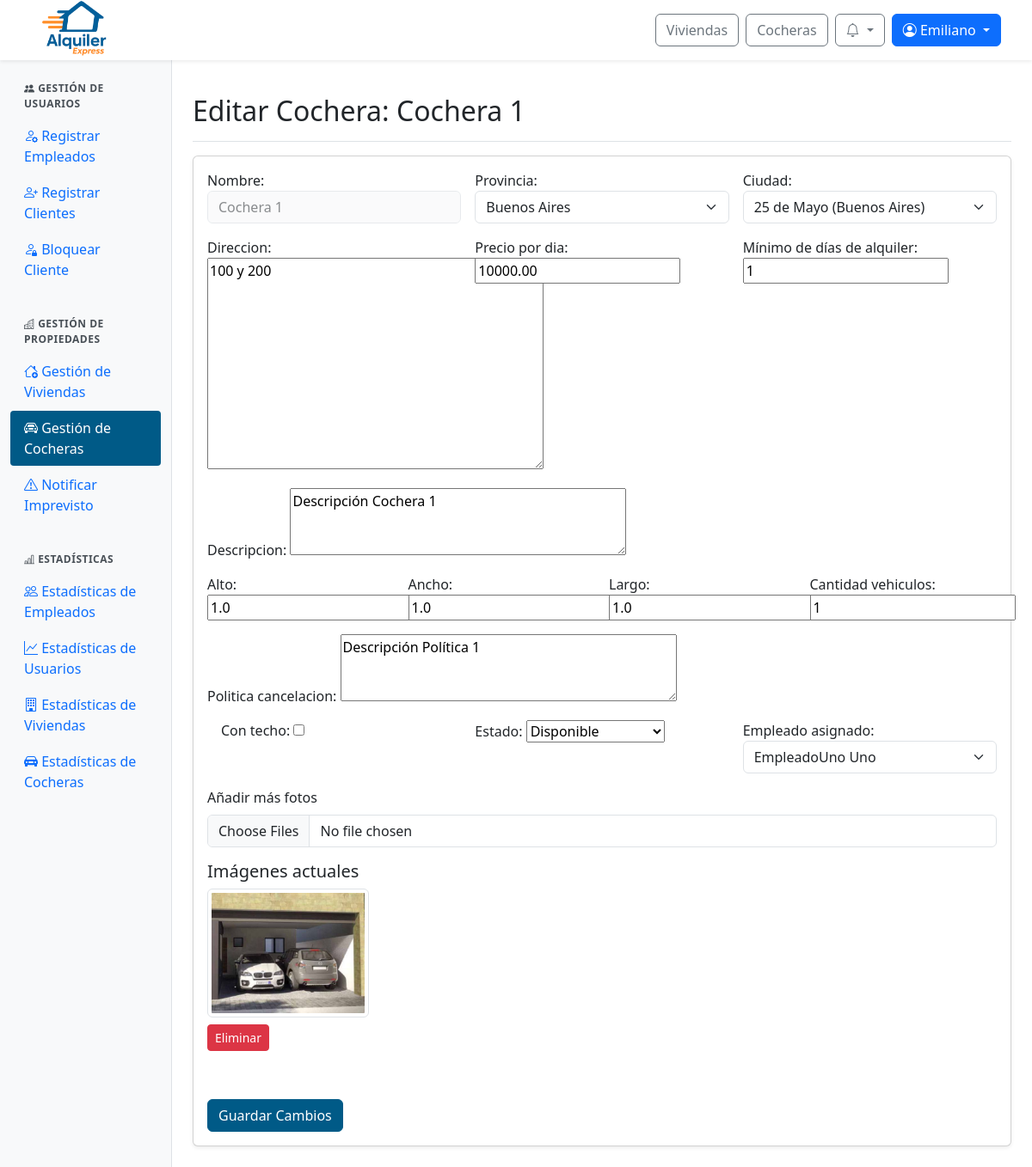
/panel/cocheras/editar/4/ (signed in), run on the app's committed database.
### web/models.py (models this page shows, shortened)
class Cochera(models.Model):
    id_cochera = models.AutoField(primary_key=True)
    nombre = models.CharField(max_length=100, unique=True)
    alto = models.FloatField()
    ancho = models.FloatField()
    largo = models.FloatField()
    cantidad_vehiculos = models.IntegerField()
    con_techo = models.BooleanField()
    descripcion = models.TextField()
    direccion = models.TextField()
    provincia = models.ForeignKey(Provincia, on_delete=models.SET_NULL, null=True)
    ciudad = models.ForeignKey(Ciudad, on_delete=models.SET_NULL, null=True)
    precio_por_dia = models.DecimalField(max_digits=10, decimal_places=2)
    politica_cancelacion = models.TextField()
    fecha_publicacion = models.DateField()
    estado = models.ForeignKey(Estado, on_delete=models.SET_NULL, null=True)
    empleado = models.ForeignKey(Perfil, null=True, blank=True, on_delete=models.SET_NULL)
    minimo_dias_alquiler = models.PositiveIntegerField(default=1, verbose_name="Mínimo de días de alquiler")

class Perfil(models.Model):
    id_perfil = models.AutoField(primary_key=True)
    usuario = models.OneToOneField(User, on_delete=models.CASCADE)
    dni = models.CharField(max_length=20)
    fecha_nacimiento = models.DateField(null=True, blank=True)

class CocheraImagen(models.Model):
    id_imagen = models.AutoField(primary_key=True)
    cochera = models.ForeignKey(Cochera, related_name='imagenes', on_delete=models.CASCADE)
    imagen = models.ImageField(upload_to='cocheras/')
    descripcion = models.CharField(max_length=255, blank=True)

### web/views/viewsAdminPropiedades.py (the view)
# urls.py: path('panel/cocheras/editar/<int:id_cochera>/', viewsAdminPropiedades.admin_cocheras_editar, name='admin_cocheras_editar'),
@login_required
@user_passes_test(is_admin)
def admin_cocheras_editar(request, id_cochera):
    cochera = get_object_or_404(Cochera, id_cochera=id_cochera)
    empleados = Perfil.objects.filter(usuario__groups__name="empleado").distinct()
    admins = Perfil.objects.filter(usuario__is_staff=True).distinct()
    perfiles_posibles = empleados | admins
    if cochera.empleado and cochera.empleado.pk not in perfiles_posibles.values_list('pk', flat=True):
        perfiles_posibles = perfiles_posibles | Perfil.objects.filter(pk=cochera.empleado.pk)
    if request.method == 'POST':
        form = CocheraForm(
            request.POST,
            request.FILES,
            instance=cochera,
            perfiles_empleados=perfiles_posibles  # ← AGREGAR ESTO
        )
        form.fields['empleado'].queryset = perfiles_posibles.distinct()  # ← AGREGAR ESTO
        if form.is_valid():
            form.save()
            for img in request.FILES.getlist('imagenes'):
                CocheraImagen.objects.create(
                    cochera=cochera,
                    imagen=img,
                    descripcion="Imagen de la cochera"
                )
            if request.headers.get('X-Requested-With') == 'XMLHttpRequest':
                return JsonResponse({'success': True, 'message': 'Cochera actualizada correctamente.'})
            messages.success(request, 'Cochera actualizada exitosamente.')
            return redirect('admin_cocheras_editar', id_cochera=cochera.id_cochera)  # ← CAMBIAR REDIRECT
        else:
            if request.headers.get('X-Requested-With') == 'XMLHttpRequest':
                return JsonResponse({
                    'success': False,
                    'message': 'Corrige los errores en el formulario.',
                    'errors': form.errors.get_json_data()
                }, status=400)
            messages.error(request, 'Por favor, corrige los errores en el formulario.')
    else:
        form = CocheraForm(instance=cochera, perfiles_empleados=perfiles_posibles)
        form.fields['empleado'].queryset = perfiles_posibles
    imagenes = cochera.imagenes.all()
    return render(request, 'admin/admin_cocheras_editar.html', {
        'form': form,
        'cochera': cochera,
        'imagenes': imagenes,  # ← AGREGAR ESTO
        'empleados': empleados,
        'admins': admins,
    })

### web/authentication.py (called while the page is built)
    def get_user(self, user_id):
        try:
            return User.objects.get(pk=user_id)
        except User.DoesNotExist:
            return None

### web/context_processors.py (called while the page is built)
def notifications(request):
    if request.user.is_authenticated:
        try:
            return {
                'notificaciones': request.user.perfil.notificacion_set.order_by('-fecha_creacion')[:10],
                'notificaciones_no_leidas': request.user.perfil.notificacion_set.filter(leido=False).count()
            }
        except Exception:
            return {}
    return {}

def is_client_context(request):
    return {'is_client': is_client(request.user)}

### web/models.py (called while the page is built)
    def __str__(self):
        return self.nombre

    def __str__(self):
        return self.nombre

    def __str__(self):
        return f"{self.nombre} ({self.provincia.nombre})"

### web/utils.py (called while the page is built)
def is_client(user):
    return user.is_authenticated and user.groups.filter(name="cliente").exists()

def is_admin(user):
    return user.is_authenticated and user.is_staff

### web/templates/admin/admin_cocheras_editar.html (shortened to what this page needs)
{% extends 'admin/admin_base.html' %}
{% load static %}
{% block admin_content %}
<div class="d-flex justify-content-between flex-wrap flex-md-nowrap align-items-center pt-3 pb-2 mb-3 border-bottom">
  <h1 class="h2">Editar Cochera: {{ cochera.nombre }}</h1>
</div>
<div class="card shadow-sm">
  <div class="card-body">
    <form method="post" id="cocheraForm" enctype="multipart/form-data">
      <div class="row g-3">
        <div class="col-md-4">
          {{ form.nombre.label_tag }}
          <input type="text" name="nombre" id="id_nombre" class="form-control bg-light text-muted" value="{{ form.nombre.value }}" readonly style="pointer-events: none; opacity: 0.7;">
        </div>
        <div class="col-md-4">
          {{ form.provincia.label_tag }}
          {{ form.provincia }}
        </div>
        <div class="col-md-4">
          {{ form.ciudad.label_tag }}
          {{ form.ciudad }}
        </div>
        <div class="col-md-4">
          {{ form.direccion.label_tag }}
          {{ form.direccion }}
        </div>
        <div class="col-md-4">
          {{ form.precio_por_dia.label_tag }}
          {{ form.precio_por_dia }}
        </div>
        <div class="col-md-4">
          {{ form.minimo_dias_alquiler.label_tag }}
          {{ form.minimo_dias_alquiler }}
        </div>
        <div class="col-12">
          {{ form.descripcion.label_tag }}
          {{ form.descripcion }}
        </div>
        <div class="col-md-3">
          {{ form.alto.label_tag }}
          {{ form.alto }}
        </div>
        <div class="col-md-3">
          {{ form.ancho.label_tag }}
          {{ form.ancho }}
        </div>
        <div class="col-md-3">
          {{ form.largo.label_tag }}
          {{ form.largo }}
        </div>
        <div class="col-md-3">
          {{ form.cantidad_vehiculos.label_tag }}
          {{ form.cantidad_vehiculos }}
        </div>
        <div class="col-12">
          {{ form.politica_cancelacion.label_tag }}
          {{ form.politica_cancelacion }}
        </div>
        <div class="col-md-4 form-check">
          {{ form.con_techo.label_tag }}
          {{ form.con_techo }}
        </div>
        <div class="col-md-4">
          {{ form.estado.label_tag }}
          {{ form.estado }}
        </div>
        <div class="col-md-4">
          {{ form.empleado.label_tag }}
          <select name="empleado" id="id_empleado" class="form-select">
            {% for empleado in empleados %}
              <option value="{{ empleado.pk }}" {% if cochera.empleado and cochera.empleado.pk == empleado.pk %}selected{% endif %}>
                  {{ empleado.usuario.get_full_name }}
              </option>
            {% endfor %}
          </select>
        </div>
        <div class="col-md-12">
          <label for="id_imagenes" class="form-label">Añadir más fotos</label>
          <input type="file" name="imagenes" id="id_imagenes" class="form-control" multiple accept="image/*">
        </div>
        <div class="col-12">
          <h5>Imágenes actuales</h5>
          <div class="row" id="imagenes-actuales">
            {% for imagen in cochera.imagenes.all %}
            <div class="col-md-3 mb-3">
              <img src="{{ imagen.imagen.url }}" class="img-thumbnail" style="max-height: 150px;">
              <div class="mt-2">
                <a href="#" class="btn btn-sm btn-danger eliminar-imagen" data-id="{{ imagen.id_imagen }}">Eliminar</a>
              </div>
            </div>
            {% endfor %}
          </div>
        </div>
        <div class="col-12">
          <button type="submit" class="btn btn-primary btn-azul">Guardar Cambios</button>
        </div>
      </div>
    </form>
  </div>
</div>
{% endblock %}

### web/templates/base/base.html (shortened to what this page needs)
{% load static %}
{% load user_groups %}
<!DOCTYPE html>
<html lang="es">
<head>
  <link rel="stylesheet" href="{% static 'css/normalize.css' %}">
  <link href="https://cdn.jsdelivr.net/npm/bootstrap@5.3.3/dist/css/bootstrap.min.css" rel="stylesheet">
  <link href="https://cdn.jsdelivr.net/npm/bootstrap-icons@1.10.5/font/bootstrap-icons.css" rel="stylesheet">
  <link rel="stylesheet" href="https://cdn.jsdelivr.net/npm/sweetalert2@11/dist/sweetalert2.min.css">
  <link rel="stylesheet" href="{% static 'css/global.css' %}">
  <link rel="stylesheet" href="{% static 'css/notification.css' %}">
  {% block extra_css %}{% endblock %}
</head>
<body>
  <nav class="navbar navbar-expand-lg navbar-light bg-white fixed-top shadow-sm px-4">
    <div class="navbar__container container-fluid d-flex align-items-center justify-content-between">
      <div class="d-flex align-items-center me-3">
        <a href="{% url 'index' %}">
          <img src="{% static 'img/logo-alquiler-express-3.png' %}" alt="Logo Alquiler Express" class="navbar__icon">
        </a>
      </div>
      <div class="navbar__buttons d-flex align-items-center ms-3">
        <a href="{% url 'buscar_inmuebles' %}" class="btn btn-outline-secondary me-2">Viviendas</a>
        <a href="{% url 'buscar_cocheras' %}" class="btn btn-outline-secondary me-2">Cocheras</a>
        {% if user.is_authenticated %}
          <div class="dropdown me-2">
            <button class="btn btn-outline-secondary position-relative dropdown-toggle"
                    type="button"
                    id="notificacionesDropdown"
                    data-bs-toggle="dropdown"
                    aria-expanded="false"
                    onclick="marcarTodasLeidas('{% url 'marcar_todas_leidas' %}', '{{ csrf_token }}')">
              <i class="bi bi-bell"></i>
            </button>
          </div>
          <div class="dropdown">
            <button class="btn btn-primary dropdown-toggle" type="button" id="userOptionsDropdown" data-bs-toggle="dropdown" aria-expanded="false">
              <i class="bi bi-person-circle"></i> {{ user.first_name|default:user.username }}
            </button>
          </div>
        {% else %}
          <a href="{% url 'login' %}" class="btn btn-outline-secondary me-2">Iniciar sesión</a>
          <a href="{% url 'register' %}" class="btn btn-primary">Registrarse</a>
        {% endif %}
      </div>
    </div>
  </nav>
  {% block content %}{% endblock content %}
</body>
</html>

### web/static/css/global.css (style rules this page uses)
:root { --color-azul-alquiler: #005A87; --color-azul-hover: #004466; --color-azul-active: #003347; --color-azul-focus-shadow: rgba(0, 90, 135, 0.25); --color-naranja-alquiler: #F26A1B; --color-naranja-hover: #d85b17; --color-naranja-active: #b84e14; --color-naranja-focus-shadow: rgba(242, 106, 27, 0.25); }
.btn-azul { color: #fff; background-color: var(--color-azul-alquiler); border: 1px solid var(--color-azul-alquiler); transition: color 0.15s ease-in-out, background-color 0.15s ease-in-out, border-color 0.15s ease-in-out, box-shadow 0.15s ease-in-out; }
.navbar { height: 70px; }
.navbar__container { height: 70px; }
.navbar__icon { height: 72px; }

### web/static/css/admin.css (style rules this page uses)
:root { --color-azul-alquiler: #005A87; --color-naranja-alquiler: #F26A1B; --color-azul-hover: #004466; --color-naranja-hover: #d85b17; }

### data on the page
Cochera: nombre "Cochera 1", provincia "Buenos Aires", ciudad "25 de Mayo (Buenos Aires)", direccion "100 y 200", precio_por_dia "10000.00", minimo_dias_alquiler "1", descripcion "Descripción Cochera 1", alto "1.0", ancho "1.0", largo "1.0", cantidad_vehiculos "1", politica_cancelacion "Descripción Política 1", estado "Disponible", empleado "EmpleadoUno Uno"
CocheraImagen: imagen (picture)

### other printed values
{{ user.first_name|default:user.username }} "Emiliano"
